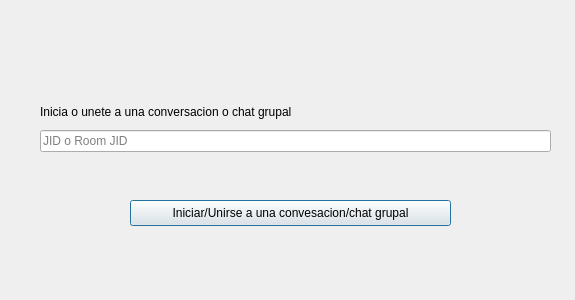
<?xml version="1.0" encoding="UTF-8"?>
<ui version="4.0">
 <class>AddChat</class>
 <widget class="QDialog" name="AddChat">
  <property name="geometry">
   <rect>
    <x>0</x>
    <y>0</y>
    <width>575</width>
    <height>300</height>
   </rect>
  </property>
  <property name="windowTitle">
   <string>Dialog</string>
  </property>
  <widget class="QPushButton" name="pushButton">
   <property name="geometry">
    <rect>
     <x>130</x>
     <y>200</y>
     <width>321</width>
     <height>26</height>
    </rect>
   </property>
   <property name="text">
    <string>Iniciar/Unirse a una convesacion/chat grupal</string>
   </property>
  </widget>
  <widget class="QWidget" name="">
   <property name="geometry">
    <rect>
     <x>40</x>
     <y>100</y>
     <width>511</width>
     <height>52</height>
    </rect>
   </property>
   <layout class="QVBoxLayout" name="verticalLayout">
    <item>
     <widget class="QLabel" name="label">
      <property name="text">
       <string>Inicia o unete a una conversacion o chat grupal</string>
      </property>
     </widget>
    </item>
    <item>
     <widget class="QLineEdit" name="jid_input">
      <property name="placeholderText">
       <string>JID o Room JID</string>
      </property>
     </widget>
    </item>
   </layout>
  </widget>
 </widget>
 <resources/>
 <connections/>
</ui>
